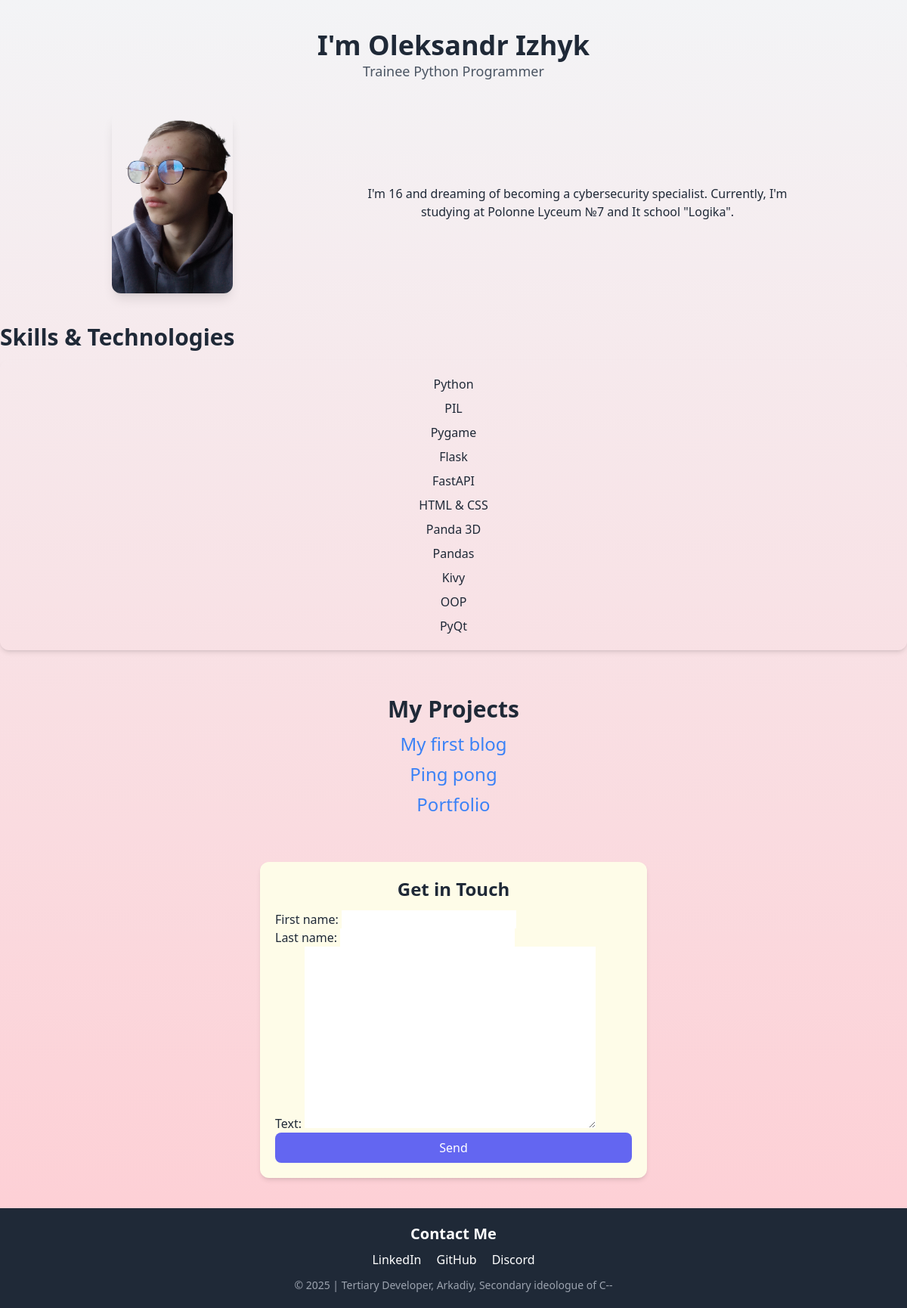
The page / on the database its author committed.
### main/models.py (models this page shows, shortened)
class Projects(m.Model):
    title = m.CharField(max_length=200)
    link = m.TextField()

### main/views.py (the view)
# urls.py: path('', views.main, name='main'),
def main(request):
    allprojects=models.Projects.objects.all()
    form = formform()
    return render(request, 'main.html', {'projects':allprojects, 'form':form})

### main/forms.py
class formform(forms.ModelForm):
    class Meta:
        model = formmodel
        fields = ('first_name','last_name','text')

### main/templates/main.html (shortened to what this page needs)
<!DOCTYPE html>
{% load static %}
<html lang="en">
<head>
    <script src="https://cdn.tailwindcss.com"></script>
    <link rel="stylesheet" href="https://cdnjs.cloudflare.com/ajax/libs/animate.css/4.1.1/animate.min.css">
</head>
<body class="bg-gradient-to-b from-gray-100 to-rose-200 text-gray-800 animate__animated animate__fadeInDown">
    <header class="flex items-center justify-center py-10">
        <div class="text-center">
            <h1 class="text-4xl font-bold">I'm Oleksandr Izhyk</h1>
            <p class="text-lg text-gray-600">Trainee Python Programmer</p>
        </div>
    </header>
    <section class="flex flex-col items-center gap-5 md:flex-row md:justify-evenly">
        <img src="{% static 'portret.jpg' %}" alt="Portrait" class="h-60 w-40 rounded-xl grayscale-40 shadow-lg">
        <p class="text-center max-w-xl">
            I'm 16 and dreaming of becoming a cybersecurity specialist. Currently, I'm studying at Polonne Lyceum №7 and It school "Logika".
        </p>
    </section>
    <section class="flex flex-col justify-evenly mt-10">
        <h2 class="text-3xl font-semibold">Skills & Technologies</h2>
        <ul class="rounded-xl p-5 shadow-md text-center mt-3 space-y-2">
            <li>Python</li><li>PIL</li><li>Pygame</li><li>Flask</li><li>FastAPI</li><li>HTML & CSS</li>
            <li>Panda 3D</li><li>Pandas</li><li>Kivy</li><li>OOP</li><li>PyQt</li>
        </ul>
    </section>
    <section class="text-center flex-auto grid-cols-3 gap-3 justify-items-center text-2xl space-y-3 p-5 mt-10">
        <h2 class="text-3xl font-semibold">My Projects</h2>
        <div class="mt-3 space-y-2">
            {% for project in projects %}
                <a href="{{ project.link }}" class="block text-blue-500 hover:underline">{{ project.title }}</a>
            {% endfor %}
        </div>
    </section>
    <section class="mt-10 p-5 bg-yellow-50 rounded-xl shadow-md mx-auto max-w-lg">
        <h2 class="text-2xl font-semibold text-center">Get in Touch</h2>
        <form method="post" class="mt-3">
            {{ form.as_p }}
            <button type="submit" class="w-full bg-indigo-500 text-white p-2 rounded-lg hover:scale-105 transition">Send</button>
        </form>
    </section>
    <footer class="mt-10 bg-gray-800 text-white text-center p-5">
        <h3 class="text-xl font-semibold">Contact Me</h3>
        <div class="flex justify-center space-x-5 mt-2">
            <a href="https://www.linkedin.com/in/олександр-василь-іжик-08b8a1288/" class="hover:underline">LinkedIn</a>
            <a href="https://github.com/enotspace" class="hover:underline">GitHub</a>
            <a href="https://discord.com/users/mrbebra.1" class="hover:underline">Discord</a>
        </div>
        <p class="text-sm text-gray-400 mt-3">© 2025 | Tertiary Developer, Arkadiy, Secondary ideologue of C--</p>
    </footer>
</body>
</html>

### rows shown on the page
Projects: title "My first blog"
Projects: title "Ping pong"
Projects: title "Portfolio"
